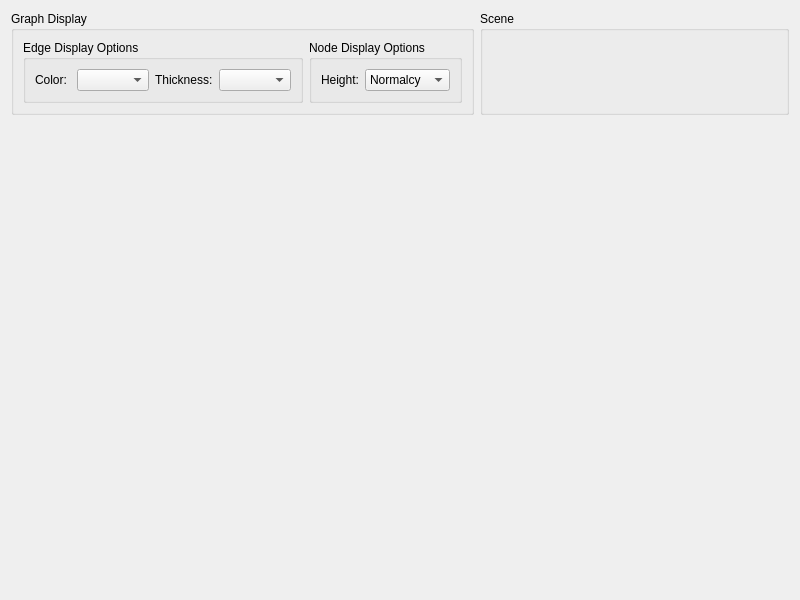
<?xml version="1.0" encoding="UTF-8"?>
<ui version="4.0">
 <class>vpQtViewer3dDialog</class>
 <widget class="QDialog" name="vpQtViewer3dDialog">
  <property name="geometry">
   <rect>
    <x>0</x>
    <y>0</y>
    <width>800</width>
    <height>600</height>
   </rect>
  </property>
  <property name="windowTitle">
   <string>3D View</string>
  </property>
  <layout class="QGridLayout" name="gridLayout_2">
   <item row="0" column="0">
    <layout class="QHBoxLayout" name="optionsLayout">
     <item>
      <widget class="QGroupBox" name="graphDisplayGroupBox">
       <property name="sizePolicy">
        <sizepolicy hsizetype="Preferred" vsizetype="Minimum">
         <horstretch>0</horstretch>
         <verstretch>0</verstretch>
        </sizepolicy>
       </property>
       <property name="title">
        <string>Graph Display</string>
       </property>
       <layout class="QGridLayout" name="gridLayout_3">
        <item row="0" column="0">
         <widget class="QGroupBox" name="groupBox">
          <property name="sizePolicy">
           <sizepolicy hsizetype="Preferred" vsizetype="Minimum">
            <horstretch>0</horstretch>
            <verstretch>0</verstretch>
           </sizepolicy>
          </property>
          <property name="title">
           <string>Edge Display Options</string>
          </property>
          <layout class="QGridLayout" name="gridLayout_4">
           <item row="0" column="0">
            <widget class="QLabel" name="edgeColorModeLabel">
             <property name="text">
              <string>Color: </string>
             </property>
            </widget>
           </item>
           <item row="0" column="1">
            <widget class="QComboBox" name="edgeColorModeComboBox"/>
           </item>
           <item row="0" column="2">
            <widget class="QLabel" name="edgeThicknessLabel">
             <property name="text">
              <string>Thickness:</string>
             </property>
            </widget>
           </item>
           <item row="0" column="3">
            <widget class="QComboBox" name="edgeThicknessModeComboBox"/>
           </item>
          </layout>
         </widget>
        </item>
        <item row="0" column="1">
         <widget class="QGroupBox" name="groupBox_2">
          <property name="title">
           <string>Node Display Options</string>
          </property>
          <layout class="QGridLayout" name="gridLayout_5">
           <item row="0" column="0">
            <widget class="QLabel" name="nodeHeightLabel">
             <property name="text">
              <string>Height:</string>
             </property>
            </widget>
           </item>
           <item row="0" column="1">
            <widget class="QComboBox" name="nodeHeightComboBox">
             <item>
              <property name="text">
               <string>Normalcy</string>
              </property>
             </item>
             <item>
              <property name="text">
               <string>Start Time</string>
              </property>
             </item>
            </widget>
           </item>
          </layout>
         </widget>
        </item>
       </layout>
      </widget>
     </item>
     <item>
      <widget class="QGroupBox" name="sceneGroupBox">
       <property name="title">
        <string>Scene</string>
       </property>
      </widget>
     </item>
    </layout>
   </item>
   <item row="1" column="0">
    <widget class="vpQtViewer3dWidget" name="viewer3dWidget" native="true">
     <property name="enabled">
      <bool>true</bool>
     </property>
     <property name="sizePolicy">
      <sizepolicy hsizetype="Preferred" vsizetype="Expanding">
       <horstretch>0</horstretch>
       <verstretch>0</verstretch>
      </sizepolicy>
     </property>
    </widget>
   </item>
  </layout>
 </widget>
 <customwidgets>
  <customwidget>
   <class>vpQtViewer3dWidget</class>
   <extends>QWidget</extends>
   <header>vpQtViewer3dWidget.h</header>
   <container>1</container>
  </customwidget>
 </customwidgets>
 <resources/>
 <connections/>
</ui>
